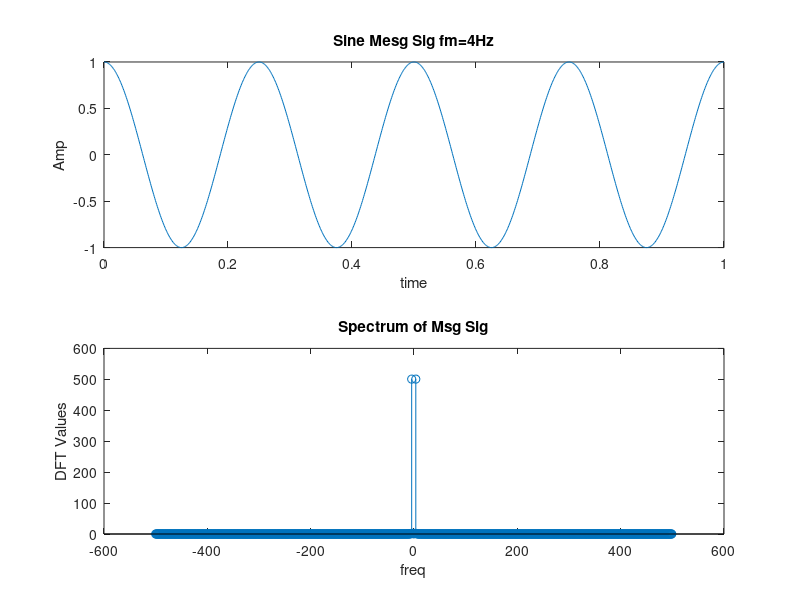
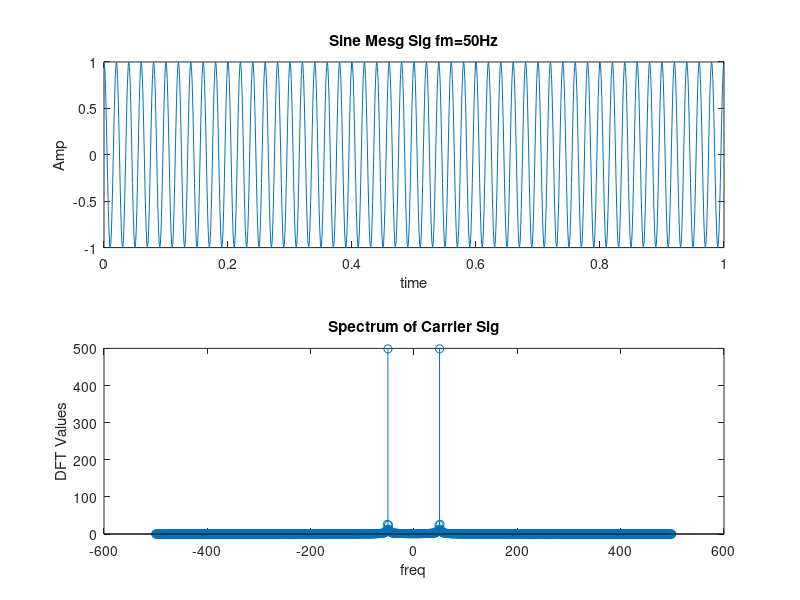
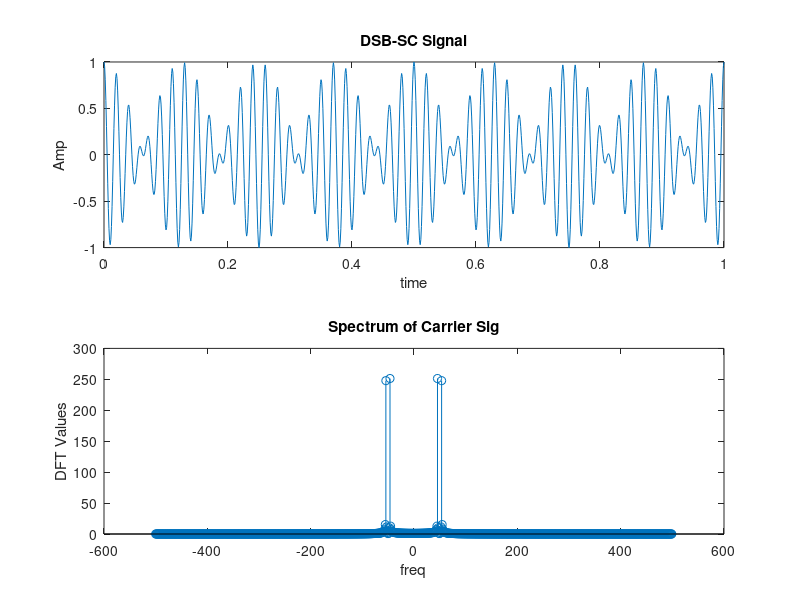
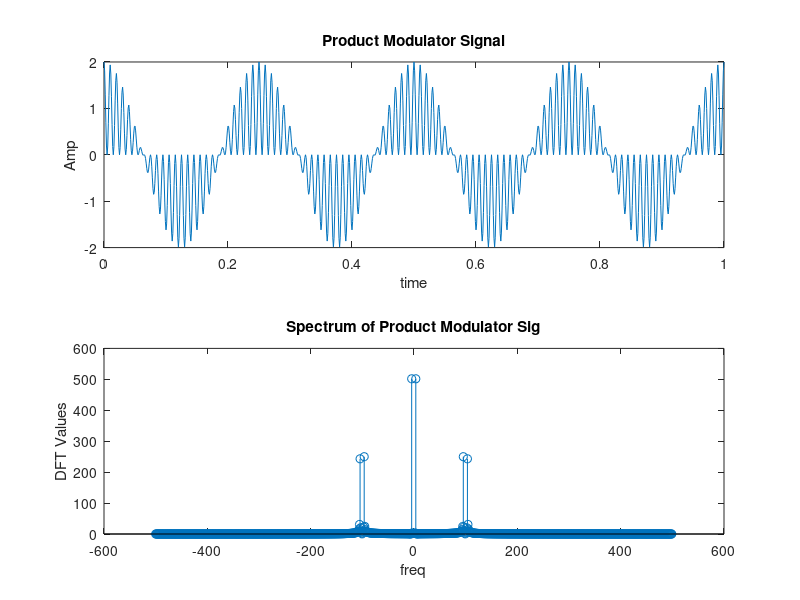

MATLAB code to generate these figures, in order:
clc
clear all

fs = 1000;                  %Sampling Freq
t= 0:(1/fs):1;              %time

fm = 4;                     %Message Sig Freq
m = cos(2*pi*fm*t);         %Message Sig

figure(1);
subplot(2,1,1);
plot(t,m);
xlabel('time');
ylabel('Amp');
title(['Sine Mesg Sig fm=',num2str(fm),'Hz']);

N = length (m);
M = fftshift(fft(m,N));
f = fs*[-N/2:N/2-1]/N;
subplot(2,1,2);
stem(f,abs(M));
xlabel('freq');
ylabel('DFT Values');
title(['Spectrum of Msg Sig']);

fc = 50;                     %Carrier Sig Freq
c = cos(2*pi*fc*t);          %Carrier Sig

figure(2);
subplot(2,1,1);
plot(t,c);
xlabel('time');
ylabel('Amp');
title(['Sine Mesg Sig fm=',num2str(fc),'Hz']);

N = length (c);
C = fftshift(fft(c,N));
f = fs*[-N/2:N/2-1]/N;
subplot(2,1,2);
stem(f,abs(C));
xlabel('freq');
ylabel('DFT Values');
title(['Spectrum of Carrier Sig']);

y = m.*c;

figure(3);
subplot(2,1,1);
plot(t,y);
xlabel('time');
ylabel('Amp');
title(['DSB-SC Signal']);

N = length (y);
Y = fftshift(fft(y,N));
f = fs*[-N/2:N/2-1]/N;
subplot(2,1,2);
stem(f,abs(Y));
xlabel('freq');
ylabel('DFT Values');
title(['Spectrum of Carrier Sig']);

%DSB-SC Demodulation 

z = 2*y.*c;
figure(4);
subplot(2,1,1);
plot(t,z);
xlabel('time');
ylabel('Amp');
title(['Product Modulator Signal']);

N = length (z);
Z = fftshift(fft(z,N));
f = fs*[-N/2:N/2-1]/N;
subplot(2,1,2);
stem(f,abs(Z));
xlabel('freq');
ylabel('DFT Values');
title(['Spectrum of Product Modulator Sig']);

%LOW Pass Filtering
[num,den] = butter(5,4*fm/fs);
rec = filter(num,den,z);
figure(5);
subplot(2,1,1);
plot(t,rec);
xlabel('time');
ylabel('Amp');
title(['Low Pass Filtered Signal']);

N = length (rec);
R = fftshift(fft(rec,N));
f = fs*[-N/2:N/2-1]/N;
subplot(2,1,2);
stem(f,abs(R));
xlabel('freq');
ylabel('DFT Values');
title(['Spectrum of Low Pass Filtered Signal']);
